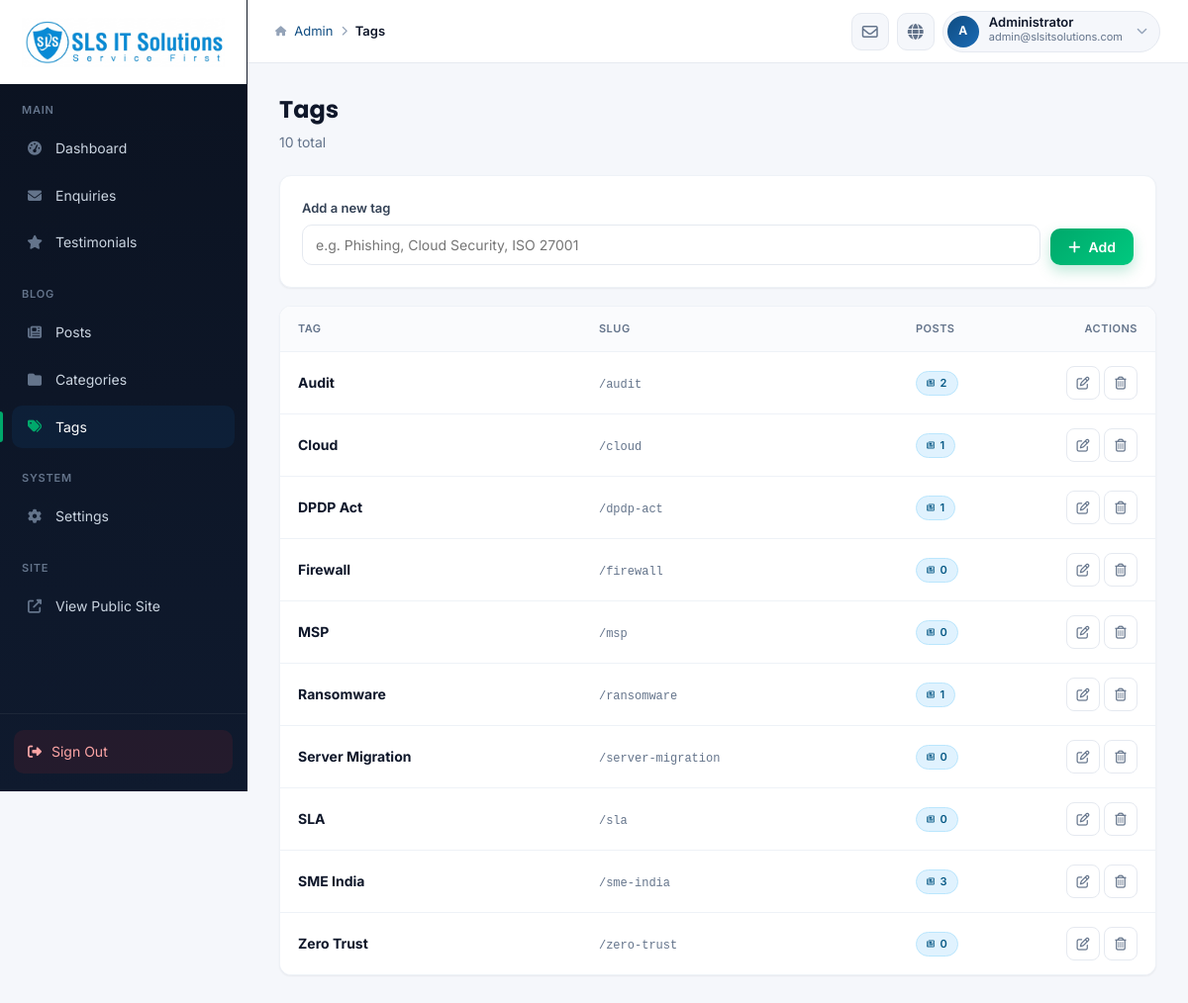
The app's page /admin/tags.php (signed in) with its own data.
### tables this page shows
CREATE TABLE IF NOT EXISTS `blog_tags` (
  `id` INT UNSIGNED NOT NULL AUTO_INCREMENT,
  `name` VARCHAR(60) NOT NULL,
  `slug` VARCHAR(80) NOT NULL,
  `created_at` DATETIME NOT NULL DEFAULT CURRENT_TIMESTAMP,
  PRIMARY KEY (`id`),
  UNIQUE KEY `uniq_tag_slug` (`slug`)
);

### includes/db.php (called while the page is built, shortened)
<?php
function db(): PDO {
    static $pdo = null;
    if ($pdo instanceof PDO) return $pdo;
    $cfg = require __DIR__ . '/config.php';
    $d = $cfg['db'];
    $dsn = "mysql:host={$d['host']};port={$d['port']};dbname={$d['database']};charset={$d['charset']}";
    $pdo = new PDO($dsn, $d['username'], $d['password'], [
        PDO::ATTR_ERRMODE            => PDO::ERRMODE_EXCEPTION,
        PDO::ATTR_DEFAULT_FETCH_MODE => PDO::FETCH_ASSOC,
        PDO::ATTR_EMULATE_PREPARES   => false,
    ]);
    return $pdo;
}

### admin/tags.php (the view, shortened to what this page needs)
<?php
$rows = db()->query("
    SELECT t.id, t.name, t.slug,
           (SELECT COUNT(*) FROM blog_tag_map m WHERE m.tag_id = t.id) AS post_count
    FROM blog_tags t
    ORDER BY t.name
")->fetchAll();
require __DIR__ . '/_layout_top.php';
?>
<div class="page-head">
  <div>
    <h1>Tags</h1>
    <p><?= count($rows) ?> total</p>
  </div>
</div>
<form method="post" class="card" style="margin-bottom:18px;">
  <div style="display:flex;gap:10px;align-items:flex-end;">
    <div class="field" style="flex:1;margin:0;">
      <label>Add a new tag</label>
      <input class="input" type="text" name="name" maxlength="60" required placeholder="e.g. Phishing, Cloud Security, ISO 27001">
    </div>
    <button class="btn btn-success" type="submit"><i class="fa-solid fa-plus"></i> Add</button>
  </div>
</form>
<div class="table-wrap">
  <table class="table">
    <thead>
      <tr>
        <th>Tag</th>
        <th>Slug</th>
        <th style="width:100px;">Posts</th>
        <th style="width:160px;text-align:right;">Actions</th>
      </tr>
    </thead>
    <tbody>
    <?php if (!$rows): ?>
      <tr><td colspan="4">
        <div class="empty">
          <i class="fa-solid fa-tags"></i>
          <div class="et">No tags yet</div>
          <div class="es">Tags get created automatically when you add them to a post, or use the form above.</div>
        </div>
      </td></tr>
    <?php else: foreach ($rows as $r): ?>
      <tr id="row-<?= (int)$r['id'] ?>">
        <td>
          <span class="tag-name"><strong><?= htmlspecialchars($r['name']) ?></strong></span>
        </td>
        <td><span style="color:var(--text-mute);font-family:monospace;font-size:12px;">/<?= htmlspecialchars($r['slug']) ?></span></td>
        <td><span class="badge badge-read"><i class="fa-regular fa-newspaper"></i> <?= (int)$r['post_count'] ?></span></td>
        <td style="text-align:right;">
          <div class="action-cell" style="justify-content:flex-end;">
            <button class="icon-btn" type="button" data-tip="Rename" onclick="startRename(<?= (int)$r['id'] ?>)">
              <i class="fa-regular fa-pen-to-square"></i>
            </button>
            <form method="post" style="display:inline;" onsubmit="return confirm('Delete this tag? Posts will keep existing without it.');">
              <button type="submit" class="icon-btn danger" data-tip="Delete">
                <i class="fa-regular fa-trash-can"></i>
              </button>
            </form>
          </div>
        </td>
      </tr>
    <?php endforeach; endif; ?>
    </tbody>
  </table>
</div>
<?php require __DIR__ . '/_layout_bottom.php'; ?>

### admin/assets/admin.css (style rules this page uses)
:root { --bg: #f5f7fb; --surface: #ffffff; --border: #e5e9f0; --border-2: #eef2f7; --text: #0f172a; --text-mute: #64748b; --text-dim: #94a3b8; --primary: #0f4c81; --primary-2: #1a6bb5; --accent: #00a86b; --accent-2: #00c97f; --danger: #dc2626; --warn: #f59e0b; --info: #0ea5e9; --sidebar-bg: #0b1220; --sidebar-bg2: #0f1a2e; --sidebar-fg: #cbd5e1; --sidebar-fg-mute: #64748b; --sidebar-active-bg: rgba(15, 76, 129, 0.18); --sidebar-active-bar: #00a86b; --shadow-sm: 0 1px 2px rgba(15, 23, 42, 0.06); --shadow: 0 4px 14px rgba(15, 23, 42, 0.08); --shadow-lg: 0 20px 50px rgba(15, 23, 42, 0.18); --radius: 12px; --radius-lg: 16px; }
* { box-sizing: border-box; }
html, body { height: 100%; }
body { margin: 0; font-family: 'Inter', -apple-system, BlinkMacSystemFont, "Segoe UI", Roboto, "Helvetica Neue", Arial, sans-serif; background: var(--bg); color: var(--text); line-height: 1.55; -webkit-font-smoothing: antialiased; -moz-osx-font-smoothing: grayscale; }
.page-head { display:flex; align-items:flex-end; gap: 16px; margin-bottom: 22px; }
.page-head h1 { margin:0; font-size:24px; font-weight:700; font-family:'Poppins',sans-serif; }
.page-head p { margin:4px 0 0; color: var(--text-mute); font-size:14px; }
.field { margin-bottom: 16px; }
.field label { display:block; font-size: 13px; font-weight: 600; color: #334155; margin-bottom: 7px; }
.input, .select, .textarea { width:100%; padding: 11px 13px; border: 1px solid var(--border); border-radius: 10px; font-size: 14px; background: #fff; color: var(--text); transition: border-color .15s, box-shadow .15s; font-family: inherit; }
.btn { display:inline-flex; align-items:center; gap:8px; padding: 10px 18px; border-radius: 10px; font-size: 14px; font-weight: 600; border: 0; cursor: pointer; text-decoration: none; font-family: inherit; transition: transform .05s, box-shadow .15s, background .15s; white-space: nowrap; }
.btn-success { background: linear-gradient(135deg, var(--accent), var(--accent-2)); color:#fff; box-shadow: 0 6px 14px rgba(0,168,107,0.25); }
.icon-btn { display:inline-flex; align-items:center; justify-content:center; width: 34px; height: 34px; border-radius: 8px; border: 1px solid var(--border); background: #fff; color: var(--text-mute); cursor: pointer; margin-right: 4px; transition: background .15s, color .15s, border-color .15s; font-size: 13px; }
.icon-btn:last-child { margin-right: 0; }
.action-cell { display:flex; gap:0; flex-wrap: nowrap; }
[data-tip] { position: relative; }
.card { background: var(--surface); border-radius: var(--radius); padding: 22px; box-shadow: var(--shadow-sm); border: 1px solid var(--border-2); }
.table-wrap { background: var(--surface); border-radius: var(--radius); border: 1px solid var(--border-2); overflow: hidden; box-shadow: var(--shadow-sm); }
.table { width:100%; border-collapse: collapse; font-size: 14px; background: var(--surface); }
.table th, .table td { text-align:left; padding: 14px 18px; border-bottom: 1px solid var(--border-2); vertical-align: middle; }
.table th { color: var(--text-mute); font-weight: 600; font-size: 11px; text-transform: uppercase; letter-spacing: 0.5px; background: #fafbfd; }
.table tbody tr { transition: background .12s; }
.table tbody tr:last-child td { border-bottom: 0; }
.badge { display:inline-flex; align-items:center; gap:5px; padding: 3px 10px; border-radius:999px; font-size:11px; font-weight:600; text-transform: uppercase; letter-spacing: 0.4px; border: 1px solid transparent; }
.badge i { font-size:8px; }
.badge-read { background:#e0f2fe; color:#075985; border-color:#bae6fd; }

### records on screen
blog_tags: name "Audit", slug "audit", post_count "2"
blog_tags: name "Cloud", slug "cloud", post_count "1"
blog_tags: name "DPDP Act", slug "dpdp-act", post_count "1"
blog_tags: name "Firewall", slug "firewall", post_count "0"
blog_tags: name "MSP", slug "msp", post_count "0"
blog_tags: name "Ransomware", slug "ransomware", post_count "1"
blog_tags: name "Server Migration", slug "server-migration", post_count "0"
blog_tags: name "SLA", slug "sla", post_count "0"
blog_tags: name "SME India", slug "sme-india", post_count "3"
blog_tags: name "Zero Trust", slug "zero-trust", post_count "0"

### other values on screen
$breadHere "Tags"
mb_substr($user['name'],0,1) "A"
$user['name'] "Administrator"
$user['email'] "admin@slsitsolutions.com"
count($rows) "10"
